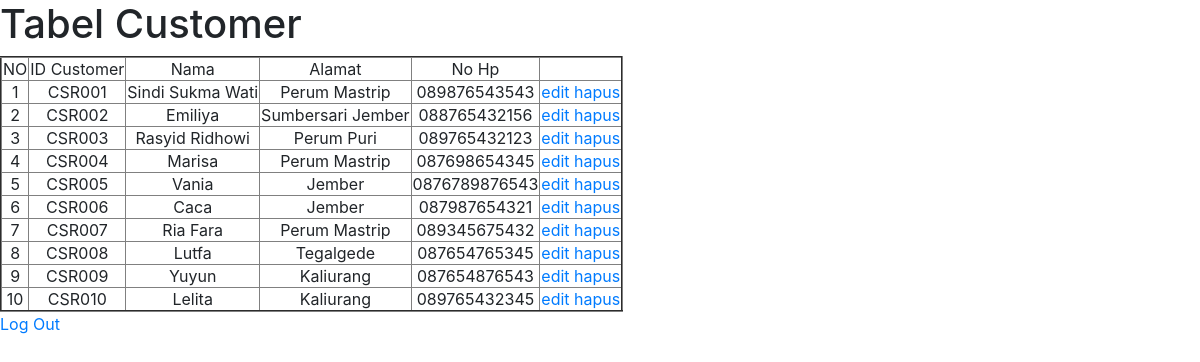
/customer.php, run on the app's committed database.
### tables this page shows
CREATE TABLE `tb_customer` (
  `id_customer` varchar(10) NOT NULL,
  `nama` varchar(100) NOT NULL,
  `alamat` varchar(255) NOT NULL,
  `no_hp` varchar(20) NOT NULL
);

### customer.php (the view, shortened to what this page needs)
<?php
require ("koneksi.php");
?>
<html>
<head>
        <link rel="stylesheet" href="https://cdn.jsdelivr.net/npm/bootstrap@4.3.1/dist/css/bootstrap.min.css">
</head>
    <body>
        <h1>Tabel Customer</h1>
        <table border='2' style="text-align:center">
            <tr>
                <td>NO</td>
                <td>ID Customer</td>
                <td>Nama</td>
                <td>Alamat</td>
                <td>No Hp</td>
                <td colspan="2"></td>
            </tr>
            <?php
            $query  = "SELECT * FROM tb_customer";
            $result = mysqli_query($koneksi, $query);
            $no     = 1;
            while ($row = mysqli_fetch_array($result)){
                $cust   = $row['id_customer'];
                $nama = $row['nama'];
                $alamat= $row['alamat'];
                $hp   = $row['no_hp'];
            ?>
            <tr>
                <td><?php echo $no; ?></td>
                <td><?php echo $cust; ?></td>
                <td><?php echo $nama; ?></td>
                <td><?php echo $alamat; ?></td>
                <td><?php echo $hp; ?></td>
                <td>
                <a href="customeredit.php?id_customer=<?php echo $row['id_customer']; ?>">edit</a>
                <a href="customerhapus.php?id_customer=<?php echo $row['id_customer']; ?>">hapus</a>
            </td>
            </tr>
            <?php
            $no++;
            }?>
        </table>
        <a href="login.php">Log Out</a>
    </body>
</html>

### data on the page
tb_customer: id_customer "CSR001", nama "Sindi Sukma Wati", alamat "Perum Mastrip", no_hp "089876543543"
tb_customer: id_customer "CSR002", nama "Emiliya", alamat "Sumbersari Jember", no_hp "088765432156"
tb_customer: id_customer "CSR003", nama "Rasyid Ridhowi", alamat "Perum Puri", no_hp "089765432123"
tb_customer: id_customer "CSR004", nama "Marisa", alamat "Perum Mastrip", no_hp "087698654345"
tb_customer: id_customer "CSR005", nama "Vania", alamat "Jember", no_hp "0876789876543"
tb_customer: id_customer "CSR006", nama "Caca", alamat "Jember", no_hp "087987654321"
tb_customer: id_customer "CSR007", nama "Ria Fara", alamat "Perum Mastrip", no_hp "089345675432"
tb_customer: id_customer "CSR008", nama "Lutfa", alamat "Tegalgede", no_hp "087654765345"
tb_customer: id_customer "CSR009", nama "Yuyun", alamat "Kaliurang", no_hp "087654876543"
tb_customer: id_customer "CSR010", nama "Lelita", alamat "Kaliurang", no_hp "089765432345"
